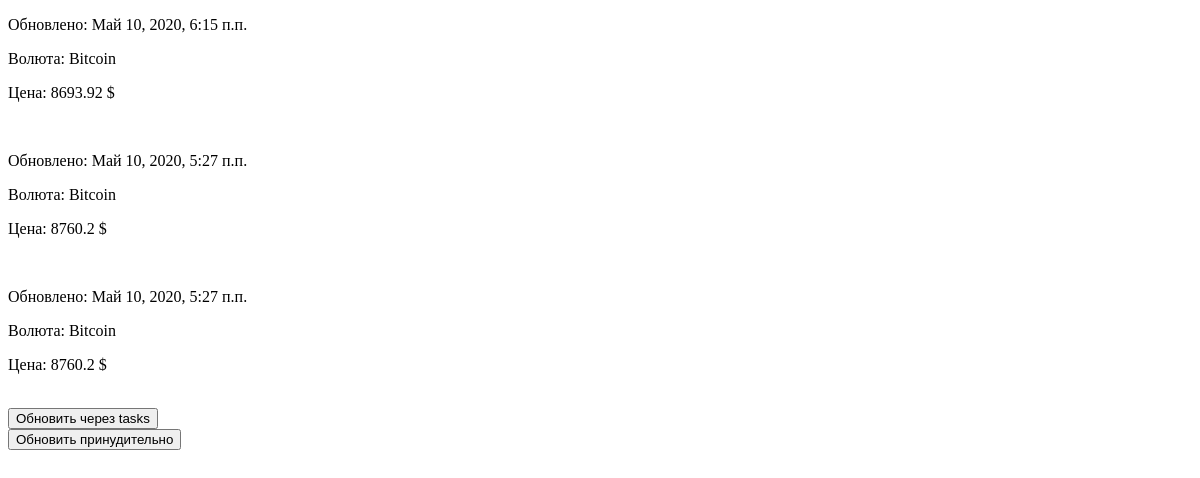
The app's page /, older data.
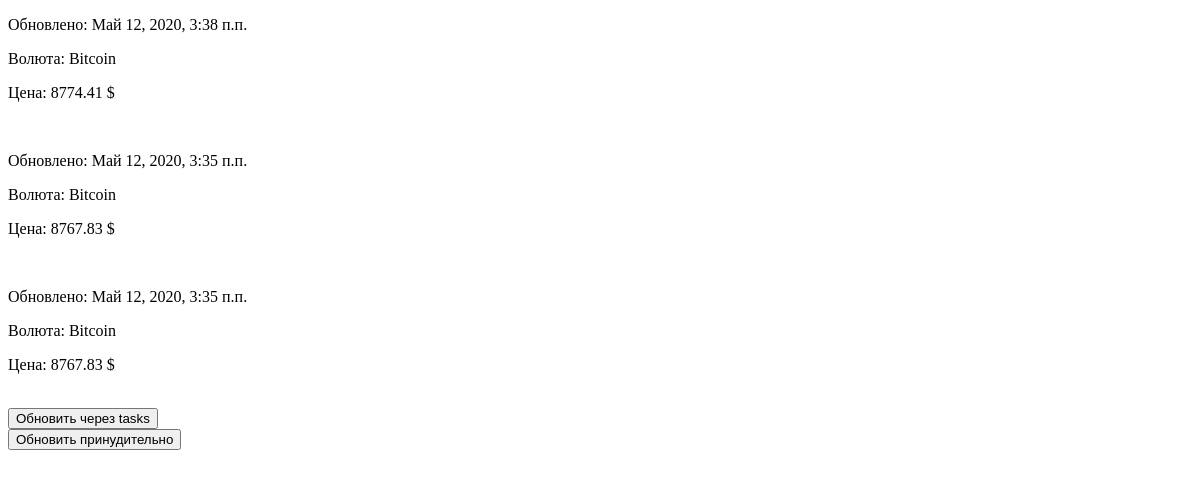
The same page, newer data.
### bitbd/models.py (models this page shows, shortened)
class Post(models.Model):
    created_date = models.DateTimeField(auto_now_add=True)
    name = models.TextField()
    price = models.TextField()

### bitbd/views.py (the view)
# urls.py: path('', views.index, name='index'),
def index(request):
    posts = Post.objects.filter(created_date__lte=timezone.now()).order_by('-created_date')
    paginator = Paginator(posts, 3)
    page = request.GET.get('page')
    try:
        posts = paginator.page(page)
    except PageNotAnInteger:
        posts = paginator.page(1)
    except EmptyPage:
        posts = paginator.page(paginator.num_pages)
        posts = posts,
    return render(request, 'blog/index.html', {'posts': posts})

### bitbd/templates/blog/index.html (shortened to what this page needs)
<!DOCTYPE html>
<html lang="ru">
<head>
</head>
<body>
{% for post in posts %}
    <dev>
        <p>Обновлено: {{ post.created_date }}</p>
        <p>Волюта: {{ post.name }}</p>
        <p>Цена: {{ post.price }} $</p>
     </dev>
{% endfor %}
<form action="{% url 'update-money' %}" target="">
   <button>Обновить через tasks</button>
  </form>
<form action="{% url 'get_price' %}" target="">
   <button>Обновить принудительно</button>
  </form>
</body>
</html>

Row changes from the older to the newer data that the page shows:
no longer on this page (row unchanged): Post: created_date "Май 10, 2020, 6:15 п.п.", name "Bitcoin", price "8693.92"
removed Post: created_date "Май 10, 2020, 5:27 п.п.", name "Bitcoin", price "8760.2"
removed Post: created_date "Май 10, 2020, 5:27 п.п.", name "Bitcoin", price "8760.2"
added Post: created_date "Май 12, 2020, 3:38 п.п.", name "Bitcoin", price "8774.41"
added Post: created_date "Май 12, 2020, 3:35 п.п.", name "Bitcoin", price "8767.83"
added Post: created_date "Май 12, 2020, 3:35 п.п.", name "Bitcoin", price "8767.83"
